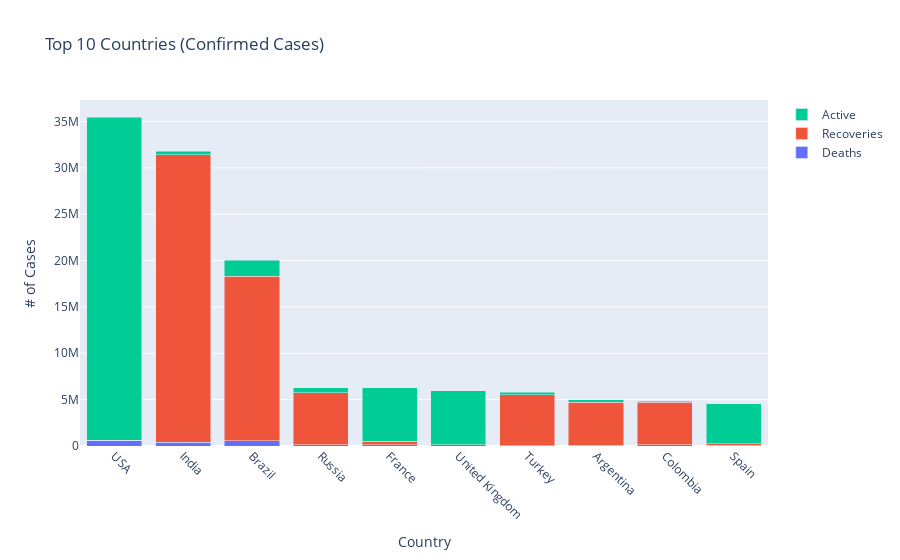

Source (notebook cell):
### Markdown cell above
# Problem 17
    Visualize the top 10 confirmed countries with number active, recoveries and deaths cases using the stacked bar chart.
![title](problem17.png)

### Code cell
#Insert your code here:
x = top10_confirmed_countries.index
# Create figure
fig = go.Figure()

# Create trace for each categories
trace0 = go.Bar(x=x, y=top10_confirmed_countries['Deaths'], name ='Deaths')
trace1 = go.Bar(x=x, y=top10_confirmed_countries['Recoveries'], name ='Recoveries')
trace2 = go.Bar(x=x, y=top10_confirmed_countries['Active'], name ='Active')

# Adding trace to figure
fig.add_trace(trace0)
fig.add_trace(trace1)
fig.add_trace(trace2)

# Setting layout
fig.update_layout(barmode='stack', 
                  title="Top 10 Countries (Confirmed Cases)",
                  xaxis_title="Country",
                  yaxis_title="# of Cases")
fig.update_xaxes(tickangle=45)

# Show plot
fig.show()

### Figure 1 — Plotly figure (JSON) as saved in the notebook; plotly's stock layout.template omitted (floating-point values rounded to 4 significant figures)
{"data": [{"name": "Deaths", "type": "bar", "x": ["USA", "India", "Brazil", "Russia", "France", "United Kingdom", "Turkey", "Argentina", "Colombia", "Spain"], "y": [611165, 426290, 559944, 159032, 112245, 130298, 51767, 106747, 121695, 81844]}, {"name": "Recoveries", "type": "bar", "x": ["USA", "India", "Brazil", "Russia", "France", "United Kingdom", "Turkey", "Argentina", "Colombia", "Spain"], "y": [0, 30974748, 17771228, 5609682, 415111, 24693, 5478185, 4615834, 4615354, 150376]}, {"name": "Active", "type": "bar", "x": ["USA", "India", "Brazil", "Russia", "France", "United Kingdom", "Turkey", "Argentina", "Colombia", "Spain"], "y": [34842243, 411076, 1703235, 505292, 5745110, 5825839, 292535, 253035, 78014, 4312964]}], "layout": {"barmode": "stack", "title": {"text": "Top 10 Countries (Confirmed Cases)"}, "xaxis": {"tickangle": 45, "title": {"text": "Country"}}, "yaxis": {"title": {"text": "# of Cases"}}}}
